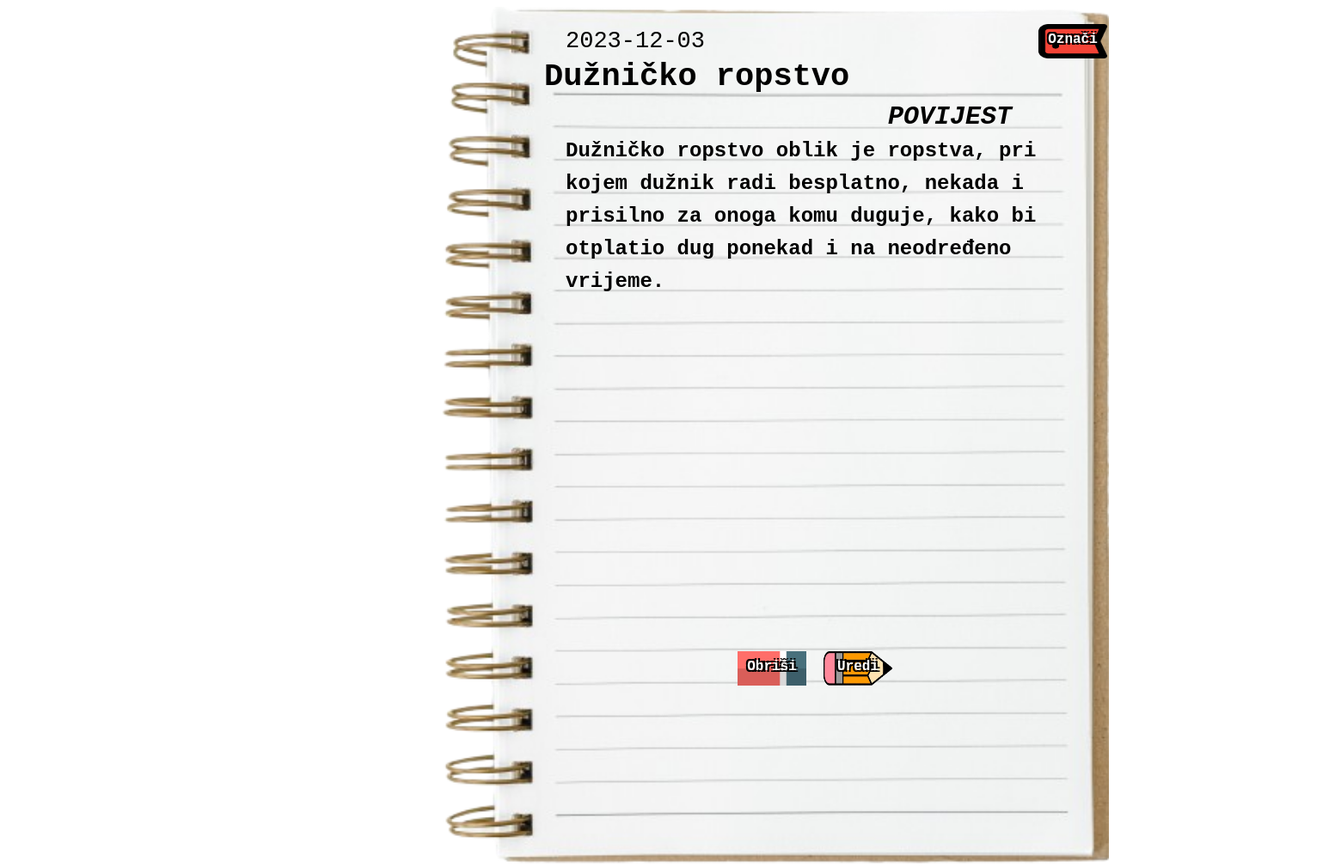
The app's page /definicija/25 with its own data.
### app.py (models this page shows, shortened)
class FunctionSite(functionDatabase.Model):
    id = functionDatabase.Column(functionDatabase.Integer, primary_key=True)
    name = functionDatabase.Column(functionDatabase.String(30), nullable=False, default=' ')
    description = functionDatabase.Column(functionDatabase.String(600), nullable=False, default=' ')
    language = functionDatabase.Column(functionDatabase.String(12), nullable=False, default=' ')
    date_created = functionDatabase.Column(functionDatabase.DateTime, default=datetime.utcnow)
    bookmark = functionDatabase.Column(functionDatabase.Boolean, default=False)

### app.py (the view)
@app.route('/definicija/<int:id>', methods=['GET', 'POST'])
def function(id):
    function = FunctionSite.query.get_or_404(id)
    return render_template('function.html', function=function)

### templates/function.html (shortened to what this page needs)
{% extends 'base.html' %}
{% block body %}
<body>
    <div>
        <img src="../static/images/notebooksite.png" height="1000px" style="margin-left: 500px; position: absolute;">
        <div class="maintitle" style="z-index: 2;"  color="black">
            <div style="margin-left: 625px; width: 1000px; font-size: 37px; margin-top: 60px; position: absolute; font-weight: bolder;">
                <font>{{ function.name }}</font>
            </div>
            <div style="margin-left: 650px; width: 1000px; font-size: 27px; margin-top: 25px;  position: absolute; font-weight: lighter;">
                <font>{{ function.date_created.date() }}</font>
            </div>
            <div style="margin-left: 1025px; width: 500px; font-size: 30px; margin-top: 111px;  position: absolute; font-style: italic; font-weight: 600;">
                <font>{{ function.language.upper() }}</font>
            </div>
            <div style="z-index: 2;">
                <h2 style="margin-left: 650px; color: rgb(0, 0, 0); margin-top: 149px; position: absolute; width: 580px; overflow-wrap: break-word; line-height: 38px;">{{ function.description }}</h2>
                <div class="create" style="margin-left: 850px; margin-top: 750px; position: absolute;">
                    <a href="/brisanje/{{function.id}}">
                        <img src="../static/images/eraser.png" height="40px" width="80px">
                        <span class="createtext">Obriši</span>
                    </a>
                </div>
                <div class="create" style="margin-left: 950px; margin-top: 750px;  position: absolute;">
                    <a href="/uređivanje/{{function.id}}">
                        <img src="../static/images/CreateBTN.png" height="40px" width="80px">
                        <span class="createtext">Uredi</span>
                    </a>
                </div>
                {% if function.bookmark %}
                    <div class="create" style="margin-left: 1200px; margin-top: 20px;  position: absolute;">
                        <a href="/označivanje/{{function.id}}">
                            <img src="../static/images/UnmarkBTN.png" height="40px" width="80px">
                            <span class="createtext">Poništi</span>
                        </a>
                    </div>
                {% else %}
                    <div class="create" style="margin-left: 1200px; margin-top: 20px;  position: absolute;">
                        <a href="/označivanje/{{function.id}}">
                            <img src="../static/images/BookmarkBTN.png" height="40px" width="80px">
                            <span class="createtext">Označi</span>
                        </a>
                    </div>
                {% endif %}
            </div>
        </div>
    </div>
</body>
{% endblock %}

### static/css/main.css (style rules this page uses)
body { font-family: Consolas, Menlo, Monaco, Lucida Console, Liberation Mono, DejaVu Sans Mono, Bitstream Vera Sans Mono, Courier New, monospace, serif; background-image: url('../images/Background.jpg'); background-repeat: no-repeat; background-attachment: fixed; background-size: cover; }
::placeholder { color: #4d4d4d; font-weight: bold; opacity: 1; }
.create { margin-left: 1182px; margin-top: 220px; position: absolute; }
.createtext { text-align: center; position: absolute; top: 40%; left: 50%; transform: translate(-50%, -50%); font-weight: bolder; color: white; font-weight: bold; text-shadow: -2px -2px 0 #000, 2px -2px 0 #000, -2px 2px 0 #000, 2px 2px 0 #000; text-decoration: none; }

### records on screen
FunctionSite: name "Dužničko ropstvo", date_created "2023-12-03", language "POVIJEST", description "Dužničko ropstvo oblik je ropstva, pri kojem dužnik radi besplatno, nekada i prisilno za onoga komu duguje, kako bi otplatio dug ponekad i na neodređeno vrijeme."
